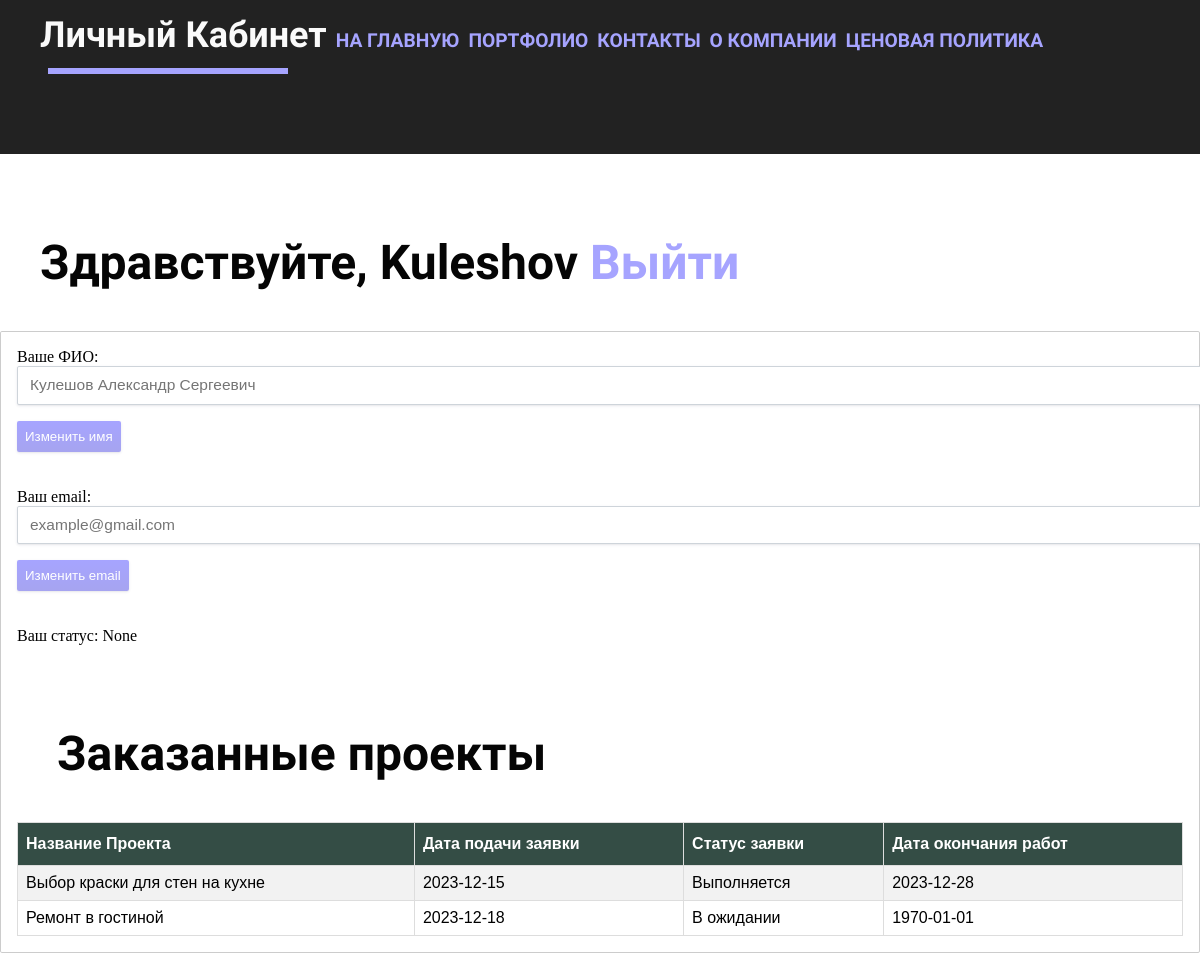
Screenshot of /lk (signed in) with the database file from the repository.
### tables this page shows
CREATE TABLE users (
	id INTEGER PRIMARY KEY AUTOINCREMENT,
	name VARCHAR(50),
	email VARCHAR(50),
	login VARCHAR(50) not null,
	password VARCHAR(50) not null,
	status VARCHAR(50)
);

CREATE TABLE projects(
	id INTEGER PRIMARY KEY AUTOINCREMENT,
	user_id INTEGER NOT NULL,
	name varchar(50) NOT NULL, -- Имя
	SignUpDate date NOT NULL, -- Дата подачи заявки
	status varchar(50) NOT NULL, -- pending(в ожидании рассмотрения компанией\\ оплаты\\ прочих бюрократических условностей),  in_action(в процессе строительства\\проектирования), finished(закончено)
	FinishDate date NOT NULL -- Дата конца делания проекта (в случае ожидания - 1 Января 1970, в случае "в процессе", то предположительная дата, в случае законченного проекта - дата фактического завершения проекта)
);

### main.py (the view, shortened to what this page needs)
@app.route('/lk', methods=['GET', 'POST'])
def lk(method='any'):
    if request.method == 'GET' or method == 'get':
        user_logged = False
        loginname = "Unknown"
        res = [(-1,-1,-1,-1,-1,-1,-1)]
        res_projects = []
        user_id = 0
        if 'username' in session:
            loginname = session['username']
            user_logged = True
            res = run_script_get(f"SELECT * FROM users WHERE login='{loginname}'")
            user_id = run_script_get(f"SELECT id FROM users WHERE login='{loginname}'")[0][0]
            res_projects = run_script_get(f"SELECT * FROM projects WHERE user_id='{user_id}'")
        if len(res) == 0:
            session.pop('username')
            return lk('get')
        print(user_id, res_projects)
        return render_template('lk.html', user_logged=user_logged, login=loginname, email=res[0][2],
                               name= res[0][1], status = res[0][5], proj_table = res_projects, pt_len = len(res_projects))

### main.py (called while the page is built)
def get_db():
    db = getattr(g, '_database', None)
    if db is None:
        db = g._database = sqlite3.connect(DATABASE)
    return db

def run_script_get(strin):
    with app.app_context():
        return get_db().execute(strin).fetchall()

@app.teardown_appcontext
def close_connection(exception):
    db = getattr(g, '_database', None)
    if db is not None:
        db.close()

### templates/lk.html (shortened to what this page needs)
<!DOCTYPE html>
<html lang="en">
<head>
    <link rel="stylesheet" href="static/css/style2.css">
</head>
<body>
    <header>
        <h1 class='pages'>Личный Кабинет
			<a href="/">НА ГЛАВНУЮ</a>
            <a href="portfolio">ПОРТФОЛИО</a>
			<a href="contacts">КОНТАКТЫ</a>
            <a href="about" class="margin">О КОМПАНИИ</a>
			<a href="price" class="margin">ЦЕНОВАЯ ПОЛИТИКА</a>
		</h1>
        <hr>
    </header>
	{% if user_logged %}
		<h2>Здравствуйте, {{login}} <a href={{url_for('logout')}}> Выйти </a></h2>
		<div class="box-outer">
			<form name="signup_form" method="post" action="" autocomplete="off">
				<label>Ваше ФИО:</label>
				<input type="text" name=name_change class="input-control" placeholder="Кулешов Александр Сергеевич" required {% if name != None %} value="{{name}}" {% endif %}>
				<input type="submit" class="button" value="Изменить имя">
				<br>
				<br>
				<br>
			</form>
			<form name="signup_form" method="post" action="" autocomplete="off">
				<label>Ваш email:</label>
				<input type="text" name=email_change class="input-control" placeholder="example@gmail.com" required {% if email != None %} value="{{email}}" {% endif %}>
				<input type="submit" class="button" value="Изменить email">
				<br>
				<br>
				<br>
			</form>
			<label>Ваш статус: {{status}}</label>
			{% if pt_len == 0 %}
				<h2>У вас ещё нет заявок на проекты </a></h2>
			{% else %}
				<h2>Заказанные проекты </a></h2>
				<table id="customers">
					<tr>
						<th>Название Проекта</th>
						<th>Дата подачи заявки</th>
						<th>Статус заявки</th>
						<th>Дата окончания работ</th>
					</tr>
					{%for i in range(0, pt_len)%}
					<tr>
						<td>{{proj_table[i][2]}}</td>
						<td>{{proj_table[i][3]}}</td>
						<td>{{proj_table[i][4]}}</td>
						<td>{{proj_table[i][5]}}</td>
					</tr>
					{%endfor%}
				</table>
			{% endif %}
	{% endif %}
</body>
</html>

### static/css/style2.css (style rules this page uses)
body, html { height: 100%; margin: 0; }
h1 { padding-top: 40px; font-family: 'Poiret One', sans-serif; margin-left: 40px; font-size: 3vw; color: #fafafa; }
h2 { padding-top: 40px; font-family: 'Poiret One', sans-serif; margin-left: 40px; font-size: 4vw; color: #050505; }
hr { background-color: #a6a4ff; float: left; margin-top: -1vw; margin-left: 4vw; height: 0.5vw; width: 20vw; border: none; }
header { margin-top: -50px; background-color: #222222; height: 15vw; }
a { color: #a6a4ff; text-decoration: none; -o-transition: all .2s ease; -webkit-transition: all .2s ease; -moz-transition: all .2s ease; transition: all .2s ease; }
.pages > a { font-size: 1.6vw; }
.box-outer { border: 1px solid #ccc; background-color: #FFFFFF; margin-bottom: 1rem; padding: 1rem; border-radius: .12rem; }
.input-control { transition: border .1s linear 0s, box-shadow .1s, width .25s, color .2s; border: 1px solid #ced4da; box-shadow: 0 1px 3px rgb(50 50 93 / 10%), 0 1px 0 rgb(0 0 0 / 2%); display: block; width: 100%; padding: .375rem .75rem; font-size: .969rem; font-weight: 400; line-height: 1.6; color: #212529; background-color: #FFF; background-clip: padding-box; appearance: none; border-radius: .12rem; margin-bottom: 1rem; }
.button { color: #FFFFFF; box-shadow: 0 1px 3px rgb(50 50 93 / 10%), 0 1px 0 rgb(0 0 0 / 2%); background: linear-gradient(#a6a4ff, #a6a4F0); border: 0; padding: .5rem; border-radius: .12rem; }

### templates/lk.html (style rules this page uses)
#customers { font-family: Arial, Helvetica, sans-serif; border-collapse: collapse; width: 100%; }
#customers td, #customers th { border: 1px solid #ddd; padding: 8px; }
#customers tr:nth-child(even) { background-color: #f2f2f2; }
#customers th { padding-top: 12px; padding-bottom: 12px; text-align: left; background-color: #344D45; color: white; }

### rows the page displays
users: login "Kuleshov"
projects: name "Выбор краски для стен на кухне", SignUpDate "2023-12-15", status "Выполняется", FinishDate "2023-12-28"
projects: name "Ремонт в гостиной", SignUpDate "2023-12-18", status "В ожидании", FinishDate "1970-01-01"

### other values shown
{{ status }} "None"
